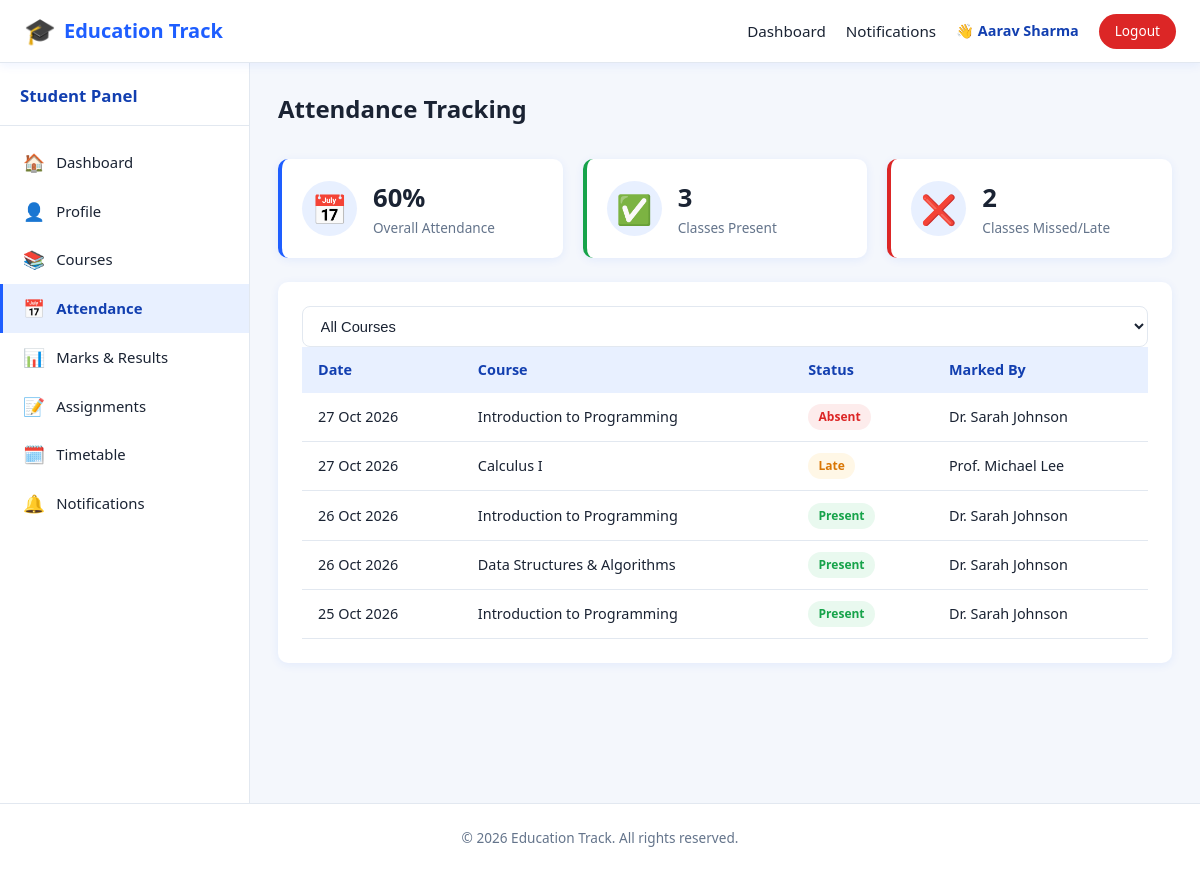
The page /attendance.php (signed in) on the database its author committed.
### tables this page shows
CREATE TABLE attendance (
    id INT AUTO_INCREMENT PRIMARY KEY,
    student_id INT NOT NULL,
    course_id INT NOT NULL,
    attendance_date DATE NOT NULL,
    status ENUM('Present','Absent','Late') DEFAULT 'Present',
    marked_by VARCHAR(100),
    created_at TIMESTAMP DEFAULT CURRENT_TIMESTAMP,
    UNIQUE KEY unique_attendance (student_id, course_id, attendance_date),
    FOREIGN KEY (student_id) REFERENCES students(id) ON DELETE CASCADE,
    FOREIGN KEY (course_id) REFERENCES courses(id) ON DELETE CASCADE
);

CREATE TABLE courses (
    id INT AUTO_INCREMENT PRIMARY KEY,
    course_code VARCHAR(20) NOT NULL UNIQUE,
    course_name VARCHAR(150) NOT NULL,
    description TEXT,
    credits INT DEFAULT 3,
    teacher_id INT NULL,
    created_at TIMESTAMP DEFAULT CURRENT_TIMESTAMP,
    FOREIGN KEY (teacher_id) REFERENCES teachers(id) ON DELETE SET NULL
);

### includes/session.php (called while the page is built, shortened)
<?php
function sanitize(string $value): string
{
    return htmlspecialchars(trim($value), ENT_QUOTES, 'UTF-8');
}

### attendance.php (the view, shortened to what this page needs)
<?php
require_once __DIR__ . '/includes/session.php';
$pdo = getDBConnection();
$studentId = currentStudentId();
$sql = "SELECT a.*, c.course_name FROM attendance a JOIN courses c ON c.id = a.course_id WHERE a.student_id = :id";
$params = ['id' => $studentId];
$sql .= " ORDER BY a.attendance_date DESC";
$stmt = $pdo->prepare($sql);
$stmt->execute($params);
$records = $stmt->fetchAll();
$total = count($records);
$present = count(array_filter($records, fn($r) => $r['status'] === 'Present'));
$percent = $total > 0 ? round(($present / $total) * 100) : 0;
require_once __DIR__ . '/includes/header.php';
require_once __DIR__ . '/includes/navbar.php';
?>
<div class="app-layout">
    <?php $sidebarType = 'student'; $activePage = 'attendance'; require __DIR__ . '/includes/sidebar.php'; ?>
    <main class="main-content">
        <div class="page-header"><h1>Attendance Tracking</h1></div>
        <div class="stats-grid">
            <div class="stat-card">
                <div class="stat-icon">📅</div>
                <div><div class="stat-value"><?= $percent ?>%</div><div class="stat-label">Overall Attendance</div></div>
            </div>
            <div class="stat-card" style="border-left-color:#16a34a;">
                <div class="stat-icon">✅</div>
                <div><div class="stat-value"><?= $present ?></div><div class="stat-label">Classes Present</div></div>
            </div>
            <div class="stat-card" style="border-left-color:#dc2626;">
                <div class="stat-icon">❌</div>
                <div><div class="stat-value"><?= $total - $present ?></div><div class="stat-label">Classes Missed/Late</div></div>
            </div>
        </div>
        <div class="card">
            <form method="GET" class="filter-bar">
                <select name="course_id" class="form-control" onchange="this.form.submit()">
                    <option value="0">All Courses</option>
                </select>
            </form>
            <?php if (empty($records)): ?>
                <div class="empty-state"><div class="icon">📅</div>No attendance records found.</div>
            <?php else: ?>
                <div class="table-wrap">
                    <table>
                        <thead><tr><th>Date</th><th>Course</th><th>Status</th><th>Marked By</th></tr></thead>
                        <tbody>
                        <?php foreach ($records as $r): ?>
                            <tr>
                                <td><?= date('d M Y', strtotime($r['attendance_date'])) ?></td>
                                <td><?= sanitize($r['course_name']) ?></td>
                                <td>
                                    <?php
                                    $badgeClass = $r['status'] === 'Present' ? 'badge-success' : ($r['status'] === 'Late' ? 'badge-warning' : 'badge-danger');
                                    ?>
                                    <span class="badge <?= $badgeClass ?>"><?= sanitize($r['status']) ?></span>
                                </td>
                                <td><?= sanitize($r['marked_by'] ?? '-') ?></td>
                            </tr>
                        <?php endforeach; ?>
                        </tbody>
                    </table>
                </div>
            <?php endif; ?>
        </div>
    </main>
</div>
<?php require_once __DIR__ . '/includes/footer.php'; ?>

### assets/css/style.css (style rules this page uses)
:root { --primary: #1e5eff; --primary-dark: #123fb0; --primary-light: #e8f0ff; --secondary: #0ea5e9; --accent: #ffb020; --success: #16a34a; --success-bg: #e9f9ef; --danger: #dc2626; --danger-bg: #fdecec; --warning: #d97706; --warning-bg: #fff7e6; --text-dark: #1a2333; --text-muted: #64748b; --white: #ffffff; --bg-light: #f4f7fc; --border: #e2e8f0; --radius: 10px; --shadow: 0 2px 10px rgba(30, 94, 255, 0.08); --shadow-lg: 0 8px 30px rgba(30, 94, 255, 0.12); --sidebar-width: 250px; }
* { box-sizing: border-box; }
html, body { margin: 0; padding: 0; font-family: 'Segoe UI', Roboto, Helvetica, Arial, sans-serif; background: var(--bg-light); color: var(--text-dark); line-height: 1.5; }
h1, h2, h3, h4 { margin: 0 0 .5rem; color: var(--text-dark); }
.app-layout { display: flex; min-height: calc(100vh - 60px); max-width: 1500px; margin: 0 auto; }
.main-content { flex: 1; padding: 1.75rem; min-width: 0; }
.page-header { display: flex; justify-content: space-between; align-items: center; flex-wrap: wrap; gap: .75rem; margin-bottom: 1.5rem; }
.page-header h1 { font-size: 1.5rem; }
.card { background: var(--white); border-radius: var(--radius); box-shadow: var(--shadow); padding: 1.5rem; margin-bottom: 1.5rem; }
.stats-grid { display: grid; grid-template-columns: repeat(auto-fit, minmax(220px, 1fr)); gap: 1.25rem; margin-bottom: 1.5rem; }
.stat-card { background: var(--white); border-radius: var(--radius); box-shadow: var(--shadow); padding: 1.25rem; display: flex; align-items: center; gap: 1rem; border-left: 4px solid var(--primary); }
.stat-icon { font-size: 1.8rem; background: var(--primary-light); width: 55px; height: 55px; border-radius: 50%; display: flex; align-items: center; justify-content: center; }
.stat-value { font-size: 1.6rem; font-weight: 800; color: var(--text-dark); }
.stat-label { font-size: .85rem; color: var(--text-muted); }
.table-wrap { overflow-x: auto; }
table { width: 100%; border-collapse: collapse; font-size: .9rem; }
thead th { text-align: left; background: var(--primary-light); color: var(--primary-dark); padding: .75rem 1rem; font-weight: 700; white-space: nowrap; }
tbody td { padding: .7rem 1rem; border-bottom: 1px solid var(--border); }
.badge { display: inline-block; padding: .25rem .65rem; border-radius: 20px; font-size: .75rem; font-weight: 700; }
.badge-success { background: var(--success-bg); color: var(--success); }
.badge-danger { background: var(--danger-bg); color: var(--danger); }
.badge-warning { background: var(--warning-bg); color: var(--warning); }
.form-control { width: 100%; padding: .65rem .85rem; border: 1px solid var(--border); border-radius: 8px; font-size: .92rem; background: var(--white); color: var(--text-dark); transition: border-color .15s, box-shadow .15s; }

### rows shown on the page
attendance: attendance_date "27 Oct 2026", course.course_name "Introduction to Programming", status "Absent", marked_by "Dr. Sarah Johnson"
attendance: attendance_date "27 Oct 2026", course.course_name "Calculus I", status "Late", marked_by "Prof. Michael Lee"
attendance: attendance_date "26 Oct 2026", course.course_name "Introduction to Programming", status "Present", marked_by "Dr. Sarah Johnson"
attendance: attendance_date "26 Oct 2026", course.course_name "Data Structures & Algorithms", status "Present", marked_by "Dr. Sarah Johnson"
attendance: attendance_date "25 Oct 2026", course.course_name "Introduction to Programming", status "Present", marked_by "Dr. Sarah Johnson"

### other values the page prints
currentStudentName() "Aarav Sharma"
$link['icon'] "🏠"
$link['label'] "Dashboard"
$link['icon'] "👤"
$link['label'] "Profile"
$link['icon'] "📚"
$link['label'] "Courses"
$link['icon'] "📅"
$link['label'] "Attendance"
$link['icon'] "📊"
$link['label'] "Marks & Results"
$link['icon'] "📝"
$link['label'] "Assignments"
$link['icon'] "🗓️"
$link['label'] "Timetable"
